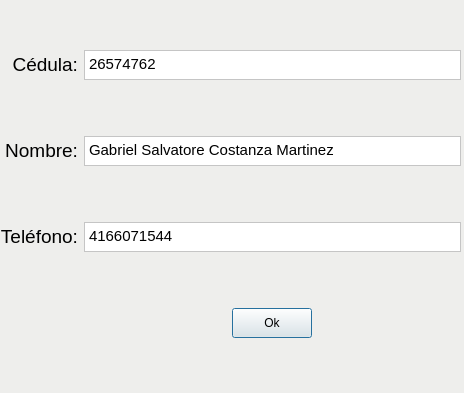
<?xml version="1.0" encoding="UTF-8"?>
<ui version="4.0">
 <class>Dialog</class>
 <widget class="QDialog" name="Dialog">
  <property name="windowModality">
   <enum>Qt::NonModal</enum>
  </property>
  <property name="enabled">
   <bool>true</bool>
  </property>
  <property name="geometry">
   <rect>
    <x>0</x>
    <y>0</y>
    <width>464</width>
    <height>393</height>
   </rect>
  </property>
  <property name="windowTitle">
   <string>Ingreso de Datos</string>
  </property>
  <property name="styleSheet">
   <string notr="true">background-color: rgb(238, 238, 236);</string>
  </property>
  <widget class="QWidget" name="gridLayoutWidget_2">
   <property name="geometry">
    <rect>
     <x>0</x>
     <y>0</y>
     <width>461</width>
     <height>391</height>
    </rect>
   </property>
   <layout class="QGridLayout" name="gridLayout_2" rowstretch="1,0,0,0" columnstretch="0,0">
    <item row="3" column="1" alignment="Qt::AlignHCenter">
     <widget class="QPushButton" name="botonOK">
      <property name="maximumSize">
       <size>
        <width>80</width>
        <height>30</height>
       </size>
      </property>
      <property name="cursor">
       <cursorShape>UpArrowCursor</cursorShape>
      </property>
      <property name="styleSheet">
       <string notr="true">background-color: rgb(238, 238, 236);</string>
      </property>
      <property name="text">
       <string>Ok</string>
      </property>
     </widget>
    </item>
    <item row="0" column="1">
     <widget class="QTextEdit" name="textCedula">
      <property name="maximumSize">
       <size>
        <width>400</width>
        <height>30</height>
       </size>
      </property>
      <property name="cursor" stdset="0">
       <cursorShape>IBeamCursor</cursorShape>
      </property>
      <property name="styleSheet">
       <string notr="true">
background-color: rgb(255, 255, 255);</string>
      </property>
      <property name="inputMethodHints">
       <set>Qt::ImhDigitsOnly</set>
      </property>
      <property name="html">
       <string>&lt;!DOCTYPE HTML PUBLIC &quot;-//W3C//DTD HTML 4.0//EN&quot; &quot;http://www.w3.org/TR/REC-html40/strict.dtd&quot;&gt;
&lt;html&gt;&lt;head&gt;&lt;meta name=&quot;qrichtext&quot; content=&quot;1&quot; /&gt;&lt;style type=&quot;text/css&quot;&gt;
p, li { white-space: pre-wrap; }
&lt;/style&gt;&lt;/head&gt;&lt;body style=&quot; font-family:'Ubuntu'; font-size:11pt; font-weight:400; font-style:normal;&quot;&gt;
&lt;p style=&quot; margin-top:0px; margin-bottom:0px; margin-left:0px; margin-right:0px; -qt-block-indent:0; text-indent:0px;&quot;&gt;26574762&lt;/p&gt;&lt;/body&gt;&lt;/html&gt;</string>
      </property>
     </widget>
    </item>
    <item row="2" column="0">
     <widget class="QLabel" name="labelTelefono">
      <property name="maximumSize">
       <size>
        <width>200</width>
        <height>30</height>
       </size>
      </property>
      <property name="text">
       <string>&lt;html&gt;&lt;head/&gt;&lt;body&gt;&lt;p align=&quot;right&quot;&gt;&lt;span style=&quot; font-size:14pt;&quot;&gt;Teléfono:&lt;/span&gt;&lt;/p&gt;&lt;/body&gt;&lt;/html&gt;</string>
      </property>
     </widget>
    </item>
    <item row="2" column="1">
     <widget class="QTextEdit" name="textTelefono">
      <property name="maximumSize">
       <size>
        <width>400</width>
        <height>30</height>
       </size>
      </property>
      <property name="cursor" stdset="0">
       <cursorShape>IBeamCursor</cursorShape>
      </property>
      <property name="styleSheet">
       <string notr="true">background-color: rgb(255, 255, 255);</string>
      </property>
      <property name="inputMethodHints">
       <set>Qt::ImhDigitsOnly</set>
      </property>
      <property name="html">
       <string>&lt;!DOCTYPE HTML PUBLIC &quot;-//W3C//DTD HTML 4.0//EN&quot; &quot;http://www.w3.org/TR/REC-html40/strict.dtd&quot;&gt;
&lt;html&gt;&lt;head&gt;&lt;meta name=&quot;qrichtext&quot; content=&quot;1&quot; /&gt;&lt;style type=&quot;text/css&quot;&gt;
p, li { white-space: pre-wrap; }
&lt;/style&gt;&lt;/head&gt;&lt;body style=&quot; font-family:'Ubuntu'; font-size:11pt; font-weight:400; font-style:normal;&quot;&gt;
&lt;p style=&quot; margin-top:0px; margin-bottom:0px; margin-left:0px; margin-right:0px; -qt-block-indent:0; text-indent:0px;&quot;&gt;4166071544&lt;/p&gt;&lt;/body&gt;&lt;/html&gt;</string>
      </property>
     </widget>
    </item>
    <item row="0" column="0">
     <widget class="QLabel" name="labelCedula">
      <property name="maximumSize">
       <size>
        <width>200</width>
        <height>30</height>
       </size>
      </property>
      <property name="text">
       <string>&lt;html&gt;&lt;head/&gt;&lt;body&gt;&lt;p align=&quot;right&quot;&gt;&lt;span style=&quot; font-size:14pt;&quot;&gt;Cédula:&lt;/span&gt;&lt;/p&gt;&lt;/body&gt;&lt;/html&gt;</string>
      </property>
     </widget>
    </item>
    <item row="1" column="0">
     <widget class="QLabel" name="labelNombre">
      <property name="maximumSize">
       <size>
        <width>200</width>
        <height>30</height>
       </size>
      </property>
      <property name="text">
       <string>&lt;html&gt;&lt;head/&gt;&lt;body&gt;&lt;p align=&quot;right&quot;&gt;&lt;span style=&quot; font-size:14pt;&quot;&gt;Nombre:&lt;/span&gt;&lt;/p&gt;&lt;/body&gt;&lt;/html&gt;</string>
      </property>
     </widget>
    </item>
    <item row="1" column="1">
     <widget class="QTextEdit" name="textNombre">
      <property name="maximumSize">
       <size>
        <width>400</width>
        <height>30</height>
       </size>
      </property>
      <property name="cursor" stdset="0">
       <cursorShape>IBeamCursor</cursorShape>
      </property>
      <property name="styleSheet">
       <string notr="true">background-color: rgb(255, 255, 255);</string>
      </property>
      <property name="inputMethodHints">
       <set>Qt::ImhNone</set>
      </property>
      <property name="html">
       <string>&lt;!DOCTYPE HTML PUBLIC &quot;-//W3C//DTD HTML 4.0//EN&quot; &quot;http://www.w3.org/TR/REC-html40/strict.dtd&quot;&gt;
&lt;html&gt;&lt;head&gt;&lt;meta name=&quot;qrichtext&quot; content=&quot;1&quot; /&gt;&lt;style type=&quot;text/css&quot;&gt;
p, li { white-space: pre-wrap; }
&lt;/style&gt;&lt;/head&gt;&lt;body style=&quot; font-family:'Ubuntu'; font-size:11pt; font-weight:400; font-style:normal;&quot;&gt;
&lt;p style=&quot; margin-top:0px; margin-bottom:0px; margin-left:0px; margin-right:0px; -qt-block-indent:0; text-indent:0px;&quot;&gt;Gabriel Salvatore Costanza Martinez&lt;/p&gt;&lt;/body&gt;&lt;/html&gt;</string>
      </property>
     </widget>
    </item>
   </layout>
  </widget>
 </widget>
 <resources/>
 <connections/>
</ui>
